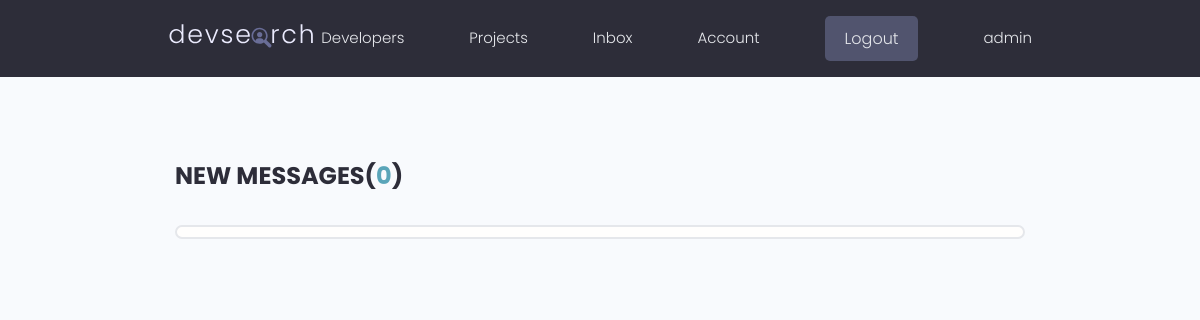
Page /inbox/ (signed in) on the earlier database version.
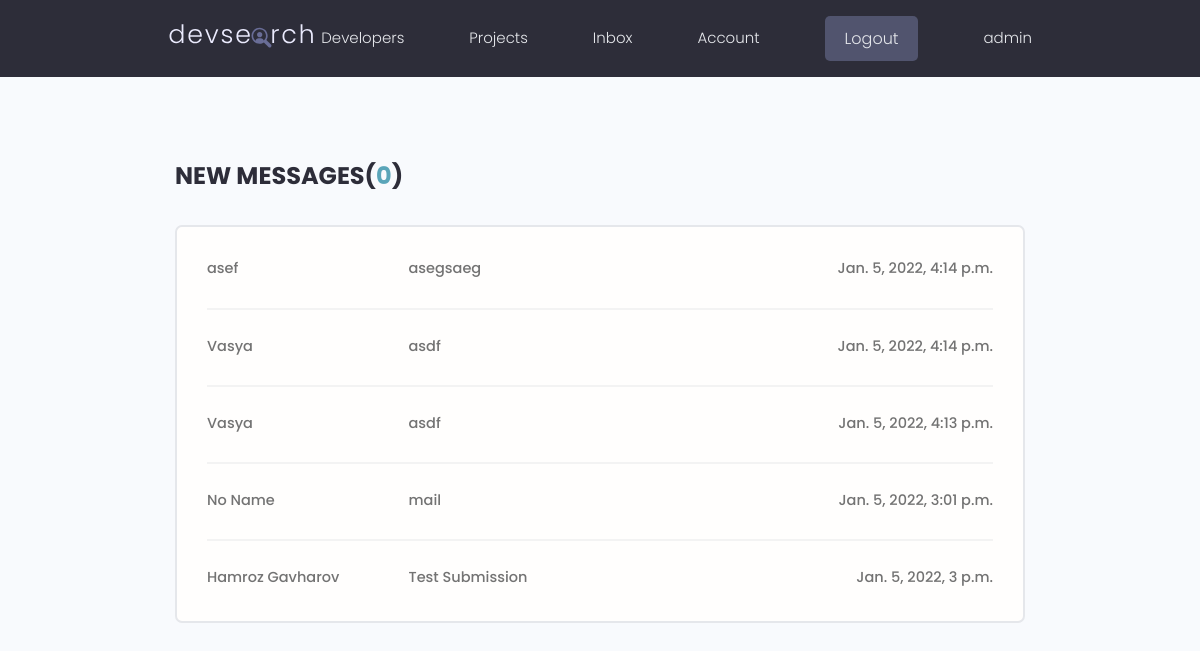
Same page on the later database version.
### users/models.py (models this page shows, shortened)
class Message(models.Model):
    sender = models.ForeignKey(
        Profile, on_delete=models.SET_NULL, null=True, blank=True
    )
    recipient = models.ForeignKey(
        Profile,
        on_delete=models.SET_NULL,
        null=True,
        blank=True,
        related_name="messages",
    )
    name = models.CharField(max_length=200, null=True, blank=True)
    email = models.EmailField(max_length=200, null=True, blank=True)
    subject = models.CharField(max_length=200, null=True, blank=True)
    body = models.TextField()
    is_read = models.BooleanField(default=False, null=True)
    created = models.DateTimeField(auto_now_add=True)
    id = models.UUIDField(
        default=uuid.uuid4, unique=True, primary_key=True, editable=False
    )
    class Meta:
        ordering = ["is_read", "-created"]

### users/views.py (the view)
# urls.py: path("inbox/", views.inbox, name="inbox"),
@login_required(login_url="login")
def inbox(request):
    profile = request.user.profile
    messageRequests = profile.messages.all()
    unreadCount = messageRequests.filter(is_read=False).count()
    context = {"messageRequests": messageRequests, "unreadCount": unreadCount}
    return render(request, "users/inbox.html", context)

### users/templates/users/inbox.html
{% extends 'main.html' %}
{% block content %}
<main class="inbox my-xl">
  <div class="content-box">
    <h3 class="inbox__title">New Messages(<span>{{unreadCount}}</span>)</h3>
    <ul class="messages">
      {% for message in messageRequests %}
      {% if message.is_read == False %}
      <li class="message message--unread">
        {% else %}
      <li class="message">
        {% endif %}
        <a href="{% url 'message' message.id %}">
          <span class="message__author">{{message.name}}</span>
          <span class="message__subject">{{message.subject}}</span>
          <span class="message__date">{{message.created}}</span>
        </a>
      </li>
      {% endfor %}
    </ul>
  </div>
</main>
{% endblock %}

Differences in the rows shown:
added Message: name "asef", subject "asegsaeg", created "Jan. 5, 2022, 4:14 p.m."
added Message: name "Vasya", subject "asdf", created "Jan. 5, 2022, 4:14 p.m."
added Message: name "Vasya", subject "asdf", created "Jan. 5, 2022, 4:13 p.m."
added Message: name "No Name", subject "mail", created "Jan. 5, 2022, 3:01 p.m."
added Message: name "Hamroz Gavharov", subject "Test Submission", created "Jan. 5, 2022, 3 p.m."
